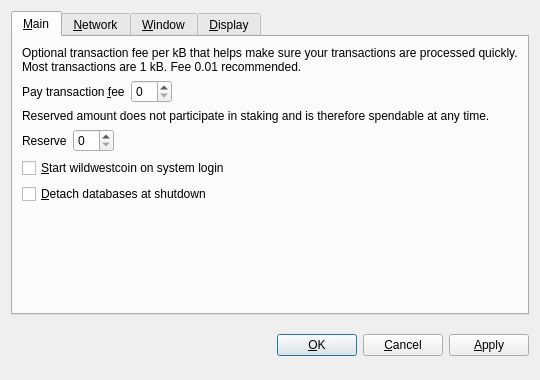
<?xml version="1.0" encoding="UTF-8"?>
<ui version="4.0">
 <class>OptionsDialog</class>
 <widget class="QDialog" name="OptionsDialog">
  <property name="geometry">
   <rect>
    <x>0</x>
    <y>0</y>
    <width>540</width>
    <height>380</height>
   </rect>
  </property>
  <property name="windowTitle">
   <string>Options</string>
  </property>
  <property name="modal">
   <bool>true</bool>
  </property>
  <layout class="QVBoxLayout" name="verticalLayout">
   <item>
    <widget class="QTabWidget" name="tabWidget">
     <property name="tabPosition">
      <enum>QTabWidget::North</enum>
     </property>
     <property name="currentIndex">
      <number>0</number>
     </property>
     <widget class="QWidget" name="tabMain">
      <attribute name="title">
       <string>&amp;Main</string>
      </attribute>
      <layout class="QVBoxLayout" name="verticalLayout_Main">
       <item>
        <widget class="QLabel" name="transactionFeeInfoLabel">
         <property name="text">
          <string>Optional transaction fee per kB that helps make sure your transactions are processed quickly. Most transactions are 1 kB. Fee 0.01 recommended.</string>
         </property>
         <property name="textFormat">
          <enum>Qt::PlainText</enum>
         </property>
         <property name="wordWrap">
          <bool>true</bool>
         </property>
        </widget>
       </item>
       <item>
        <layout class="QHBoxLayout" name="horizontalLayoutFee">
         <item>
          <widget class="QLabel" name="transactionFeeLabel">
           <property name="text">
            <string>Pay transaction &amp;fee</string>
           </property>
           <property name="textFormat">
            <enum>Qt::PlainText</enum>
           </property>
           <property name="buddy">
            <cstring>transactionFee</cstring>
           </property>
          </widget>
         </item>
         <item>
          <widget class="BitcoinAmountField" name="transactionFee"/>
         </item>
         <item>
          <spacer name="horizontalSpacerFee">
           <property name="orientation">
            <enum>Qt::Horizontal</enum>
           </property>
           <property name="sizeHint" stdset="0">
            <size>
             <width>40</width>
             <height>20</height>
            </size>
           </property>
          </spacer>
         </item>
        </layout>
       </item>
       <item>
        <widget class="QLabel" name="reserveBalanceInfoLabel">
         <property name="text">
          <string>Reserved amount does not participate in staking and is therefore spendable at any time.</string>
         </property>
         <property name="textFormat">
          <enum>Qt::PlainText</enum>
         </property>
         <property name="wordWrap">
          <bool>true</bool>
         </property>
        </widget>
       </item>
       <item>
        <layout class="QHBoxLayout" name="horizontalLayoutReserveBalance">
         <item>
          <widget class="QLabel" name="reserveBalanceLabel">
           <property name="text">
            <string>Reserve</string>
           </property>
           <property name="textFormat">
            <enum>Qt::PlainText</enum>
           </property>
           <property name="buddy">
            <cstring>reserveBalance</cstring>
           </property>
          </widget>
         </item>
         <item>
          <widget class="BitcoinAmountField" name="reserveBalance"/>
         </item>
         <item>
          <spacer name="horizontalSpacerReserveBalance">
           <property name="orientation">
            <enum>Qt::Horizontal</enum>
           </property>
           <property name="sizeHint" stdset="0">
            <size>
             <width>40</width>
             <height>20</height>
            </size>
           </property>
          </spacer>
         </item>
        </layout>
       </item>
       <item>
        <widget class="QCheckBox" name="bitcoinAtStartup">
         <property name="toolTip">
          <string>Automatically start wildwestcoin after logging in to the system.</string>
         </property>
         <property name="text">
          <string>&amp;Start wildwestcoin on system login</string>
         </property>
        </widget>
       </item>
       <item>
        <widget class="QCheckBox" name="detachDatabases">
         <property name="toolTip">
          <string>Detach block and address databases at shutdown. This means they can be moved to another data directory, but it slows down shutdown. The wallet is always detached.</string>
         </property>
         <property name="text">
          <string>&amp;Detach databases at shutdown</string>
         </property>
        </widget>
       </item>
       <item>
        <spacer name="verticalSpacer_Main">
         <property name="orientation">
          <enum>Qt::Vertical</enum>
         </property>
         <property name="sizeHint" stdset="0">
          <size>
           <width>20</width>
           <height>40</height>
          </size>
         </property>
        </spacer>
       </item>
      </layout>
     </widget>
     <widget class="QWidget" name="tabNetwork">
      <attribute name="title">
       <string>&amp;Network</string>
      </attribute>
      <layout class="QVBoxLayout" name="verticalLayout_Network">
       <item>
        <widget class="QCheckBox" name="mapPortUpnp">
         <property name="toolTip">
          <string>Automatically open the wildwestcoin client port on the router. This only works when your router supports UPnP and it is enabled.</string>
         </property>
         <property name="text">
          <string>Map port using &amp;UPnP</string>
         </property>
        </widget>
       </item>
       <item>
        <widget class="QCheckBox" name="connectSocks">
         <property name="toolTip">
          <string>Connect to the wildwestcoin network through a SOCKS proxy (e.g. when connecting through Tor).</string>
         </property>
         <property name="text">
          <string>&amp;Connect through SOCKS proxy:</string>
         </property>
        </widget>
       </item>
       <item>
        <layout class="QHBoxLayout" name="horizontalLayout_Network">
         <item>
          <widget class="QLabel" name="proxyIpLabel">
           <property name="text">
            <string>Proxy &amp;IP:</string>
           </property>
           <property name="textFormat">
            <enum>Qt::PlainText</enum>
           </property>
           <property name="buddy">
            <cstring>proxyIp</cstring>
           </property>
          </widget>
         </item>
         <item>
          <widget class="QValidatedLineEdit" name="proxyIp">
           <property name="maximumSize">
            <size>
             <width>140</width>
             <height>16777215</height>
            </size>
           </property>
           <property name="toolTip">
            <string>IP address of the proxy (e.g. 127.0.0.1)</string>
           </property>
          </widget>
         </item>
         <item>
          <widget class="QLabel" name="proxyPortLabel">
           <property name="text">
            <string>&amp;Port:</string>
           </property>
           <property name="textFormat">
            <enum>Qt::PlainText</enum>
           </property>
           <property name="buddy">
            <cstring>proxyPort</cstring>
           </property>
          </widget>
         </item>
         <item>
          <widget class="QLineEdit" name="proxyPort">
           <property name="maximumSize">
            <size>
             <width>55</width>
             <height>16777215</height>
            </size>
           </property>
           <property name="toolTip">
            <string>Port of the proxy (e.g. 9050)</string>
           </property>
          </widget>
         </item>
         <item>
          <widget class="QLabel" name="socksVersionLabel">
           <property name="text">
            <string>SOCKS &amp;Version:</string>
           </property>
           <property name="textFormat">
            <enum>Qt::PlainText</enum>
           </property>
           <property name="buddy">
            <cstring>socksVersion</cstring>
           </property>
          </widget>
         </item>
         <item>
          <widget class="QValueComboBox" name="socksVersion">
           <property name="toolTip">
            <string>SOCKS version of the proxy (e.g. 5)</string>
           </property>
          </widget>
         </item>
         <item>
          <spacer name="horizontalSpacer_Network">
           <property name="orientation">
            <enum>Qt::Horizontal</enum>
           </property>
           <property name="sizeHint" stdset="0">
            <size>
             <width>40</width>
             <height>20</height>
            </size>
           </property>
          </spacer>
         </item>
        </layout>
       </item>
       <item>
        <spacer name="verticalSpacer_Network">
         <property name="orientation">
          <enum>Qt::Vertical</enum>
         </property>
         <property name="sizeHint" stdset="0">
          <size>
           <width>20</width>
           <height>40</height>
          </size>
         </property>
        </spacer>
       </item>
      </layout>
     </widget>
     <widget class="QWidget" name="tabWindow">
      <attribute name="title">
       <string>&amp;Window</string>
      </attribute>
      <layout class="QVBoxLayout" name="verticalLayout_Window">
       <item>
        <widget class="QCheckBox" name="minimizeToTray">
         <property name="toolTip">
          <string>Show only a tray icon after minimizing the window.</string>
         </property>
         <property name="text">
          <string>&amp;Minimize to the tray instead of the taskbar</string>
         </property>
        </widget>
       </item>
       <item>
        <widget class="QCheckBox" name="minimizeOnClose">
         <property name="toolTip">
          <string>Minimize instead of exit the application when the window is closed. When this option is enabled, the application will be closed only after selecting Quit in the menu.</string>
         </property>
         <property name="text">
          <string>M&amp;inimize on close</string>
         </property>
        </widget>
       </item>
       <item>
        <spacer name="verticalSpacer_Window">
         <property name="orientation">
          <enum>Qt::Vertical</enum>
         </property>
         <property name="sizeHint" stdset="0">
          <size>
           <width>20</width>
           <height>40</height>
          </size>
         </property>
        </spacer>
       </item>
      </layout>
     </widget>
     <widget class="QWidget" name="tabDisplay">
      <attribute name="title">
       <string>&amp;Display</string>
      </attribute>
      <layout class="QVBoxLayout" name="verticalLayout_Display">
       <item>
        <layout class="QHBoxLayout" name="horizontalLayout_1_Display">
         <item>
          <widget class="QLabel" name="langLabel">
           <property name="text">
            <string>User Interface &amp;language:</string>
           </property>
           <property name="textFormat">
            <enum>Qt::PlainText</enum>
           </property>
           <property name="buddy">
            <cstring>lang</cstring>
           </property>
          </widget>
         </item>
         <item>
          <widget class="QValueComboBox" name="lang">
           <property name="toolTip">
            <string>The user interface language can be set here. This setting will take effect after restarting wildwestcoin.</string>
           </property>
          </widget>
         </item>
        </layout>
       </item>
       <item>
        <layout class="QHBoxLayout" name="horizontalLayout_2_Display">
         <item>
          <widget class="QLabel" name="unitLabel">
           <property name="text">
            <string>&amp;Unit to show amounts in:</string>
           </property>
           <property name="textFormat">
            <enum>Qt::PlainText</enum>
           </property>
           <property name="buddy">
            <cstring>unit</cstring>
           </property>
          </widget>
         </item>
         <item>
          <widget class="QValueComboBox" name="unit">
           <property name="toolTip">
            <string>Choose the default subdivision unit to show in the interface and when sending coins.</string>
           </property>
          </widget>
         </item>
        </layout>
       </item>
       <item>
        <widget class="QCheckBox" name="displayAddresses">
         <property name="toolTip">
          <string>Whether to show wildwestcoin addresses in the transaction list or not.</string>
         </property>
         <property name="text">
          <string>&amp;Display addresses in transaction list</string>
         </property>
        </widget>
       </item>
       <item>
        <widget class="QCheckBox" name="coinControlFeatures">
         <property name="toolTip">
          <string>Whether to show coin control features or not.</string>
         </property>
         <property name="text">
          <string>Display coin &amp;control features (experts only!)</string>
         </property>
        </widget>
       </item>
       <item>
        <spacer name="verticalSpacer_Display">
         <property name="orientation">
          <enum>Qt::Vertical</enum>
         </property>
         <property name="sizeHint" stdset="0">
          <size>
           <width>20</width>
           <height>40</height>
          </size>
         </property>
        </spacer>
       </item>
      </layout>
     </widget>
    </widget>
   </item>
   <item>
    <layout class="QHBoxLayout" name="horizontalLayout_Buttons">
     <item>
      <spacer name="horizontalSpacer_1">
       <property name="orientation">
        <enum>Qt::Horizontal</enum>
       </property>
       <property name="sizeHint" stdset="0">
        <size>
         <width>40</width>
         <height>48</height>
        </size>
       </property>
      </spacer>
     </item>
     <item>
      <widget class="QLabel" name="statusLabel">
       <property name="font">
        <font>
         <weight>75</weight>
         <bold>true</bold>
        </font>
       </property>
       <property name="text">
        <string/>
       </property>
       <property name="textFormat">
        <enum>Qt::PlainText</enum>
       </property>
       <property name="wordWrap">
        <bool>true</bool>
       </property>
      </widget>
     </item>
     <item>
      <spacer name="horizontalSpacer_2">
       <property name="orientation">
        <enum>Qt::Horizontal</enum>
       </property>
       <property name="sizeHint" stdset="0">
        <size>
         <width>40</width>
         <height>48</height>
        </size>
       </property>
      </spacer>
     </item>
     <item>
      <widget class="QPushButton" name="okButton">
       <property name="text">
        <string>&amp;OK</string>
       </property>
      </widget>
     </item>
     <item>
      <widget class="QPushButton" name="cancelButton">
       <property name="text">
        <string>&amp;Cancel</string>
       </property>
       <property name="autoDefault">
        <bool>false</bool>
       </property>
      </widget>
     </item>
     <item>
      <widget class="QPushButton" name="applyButton">
       <property name="text">
        <string>&amp;Apply</string>
       </property>
       <property name="autoDefault">
        <bool>false</bool>
       </property>
      </widget>
     </item>
    </layout>
   </item>
  </layout>
 </widget>
 <customwidgets>
  <customwidget>
   <class>BitcoinAmountField</class>
   <extends>QSpinBox</extends>
   <header>bitcoinamountfield.h</header>
  </customwidget>
  <customwidget>
   <class>QValueComboBox</class>
   <extends>QComboBox</extends>
   <header>qvaluecombobox.h</header>
  </customwidget>
  <customwidget>
   <class>QValidatedLineEdit</class>
   <extends>QLineEdit</extends>
   <header>qvalidatedlineedit.h</header>
  </customwidget>
 </customwidgets>
 <resources/>
 <connections/>
</ui>
